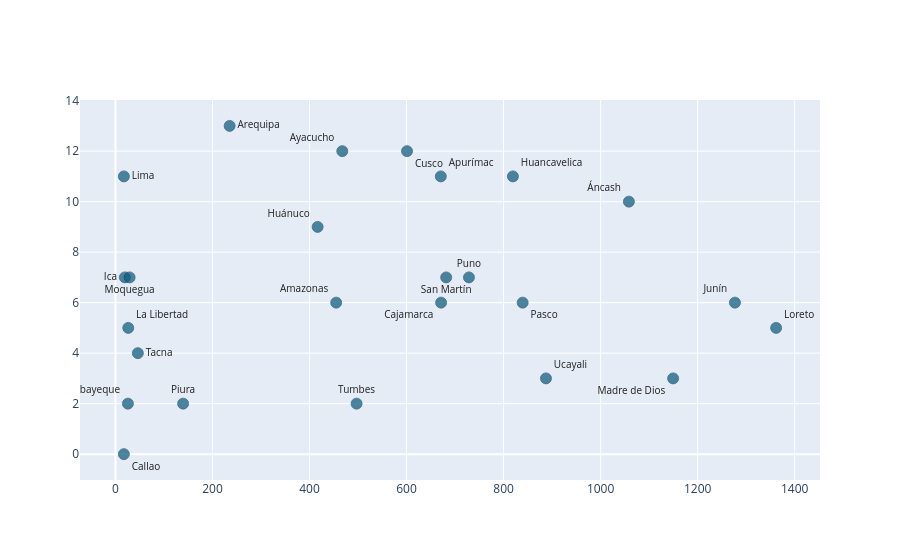

The cell this chart's notebook holds for it:
### Code cell
# Crea una figura vacía.
fig_scatter = go.Figure()

# Agrega los puntos y los nombres de los departamentos.
fig_scatter.add_trace(
    go.Scatter(

        # Eje X: precipitación acumulada durante la temporada.
        x=scatter_datos["lluvia_total_mm"],

        # Eje Y: declaratorias más prórrogas contabilizadas por departamento.
        y=scatter_datos["total_normas_emergencia"],

        # Usa el nombre del departamento como etiqueta visible.
        text=scatter_datos["departamento"],

        # Muestra simultáneamente los puntos y sus nombres.
        mode="markers+text",

        # Usa las posiciones definidas anteriormente.
        textposition=posiciones_texto,

        # Guarda información adicional para mostrarla en el hover.
        customdata=scatter_datos[
            [
                "capital",
                "declaratorias",
                "prorrogas"
            ]
        ],

        # Define lo que aparece al pasar el mouse sobre un punto.
        hovertemplate=(
            "<b>%{text}</b><br>"
            "Capital: %{customdata[0]}<br>"
            "Precipitación acumulada: %{x:.1f} mm<br>"
            "Declaratorias: %{customdata[1]}<br>"
            "Prórrogas: %{customdata[2]}<br>"
            "Total de normas: %{y}"
            "<extra></extra>"
        ),

        # Define el aspecto de los puntos.
        marker=dict(

            # Tamaño de cada punto.
            size=11,

            # Azul oscuro inspirado en el estilo editorial usado anteriormente.
            color="#0B5A7D",

            # Hace los puntos ligeramente transparentes.
            opacity=0.72,

            # Agrega un borde discreto.
            line=dict(
                width=0.8,
                color="#083D56"
            )
        ),

        # Define el aspecto de los nombres de los departamentos.
        textfont=dict(
            size=10,
            color="#1F1F1F"
        ),

        # Evita una leyenda innecesaria.
        name=""
    )
)

### Figure 1 — Plotly figure (JSON) as saved in the notebook; plotly's stock layout.template omitted (floating-point values rounded to 4 significant figures)
{"data": [{"customdata": [["Chachapoyas", 4, 2], ["Huaraz", 5, 5], ["Abancay", 7, 4], ["Arequipa", 7, 6], ["Ayacucho", 7, 5], ["Cajamarca", 3, 3], ["Callao", 0, 0], ["Cusco", 7, 5], ["Huancavelica", 7, 4], ["Huánuco", 6, 3], ["Ica", 4, 3], ["Huancayo", 5, 1], ["Trujillo", 2, 3], ["Chiclayo", 0, 2], ["Lima", 6, 5], ["Iquitos", 3, 2], ["Puerto Maldonado", 3, 0], ["Moquegua", 5, 2], ["Cerro de Pasco", 3, 3], ["Piura", 0, 2], ["Puno", 5, 2], ["Moyobamba", 3, 4], ["Tacna", 4, 0], ["Tumbes", 0, 2], ["Pucallpa", 3, 0]], "hovertemplate": "<b>%{text}</b><br>Capital: %{customdata[0]}<br>Precipitación acumulada: %{x:.1f} mm<br>Declaratorias: %{customdata[1]}<br>Prórrogas: %{customdata[2]}<br>Total de normas: %{y}<extra></extra>", "marker": {"color": "#0B5A7D", "line": {"color": "#083D56", "width": 0.8}, "opacity": 0.72, "size": 11}, "mode": "markers+text", "name": "", "text": ["Amazonas", "Áncash", "Apurímac", "Arequipa", "Ayacucho", "Cajamarca", "Callao", "Cusco", "Huancavelica", "Huánuco", "Ica", "Junín", "La Libertad", "Lambayeque", "Lima", "Loreto", "Madre de Dios", "Moquegua", "Pasco", "Piura", "Puno", "San Martín", "Tacna", "Tumbes", "Ucayali"], "textfont": {"color": "#1F1F1F", "size": 10}, "textposition": ["top left", "top left", "top right", "middle right", "top left", "bottom left", "bottom right", "bottom right", "top right", "top left", "middle left", "top left", "top right", "top left", "middle right", "top right", "bottom left", "bottom center", "bottom right", "top center", "top center", "bottom center", "middle right", "top center", "top right"], "type": "scatter", "x": [455.0, 1058.0, 670.6, 235.3, 467.5, 671.2, 17.3, 601.0, 819.2, 416.7, 19.3, 1277.0, 26.3, 25.6, 17.3, 1362.0, 1150.0, 29.1, 839.3, 139.4, 728.6, 681.7, 46.1, 497.0, 887.4], "y": [6, 10, 11, 13, 12, 6, 0, 12, 11, 9, 7, 6, 5, 2, 11, 5, 3, 7, 6, 2, 7, 7, 4, 2, 3]}], "layout": {}}
